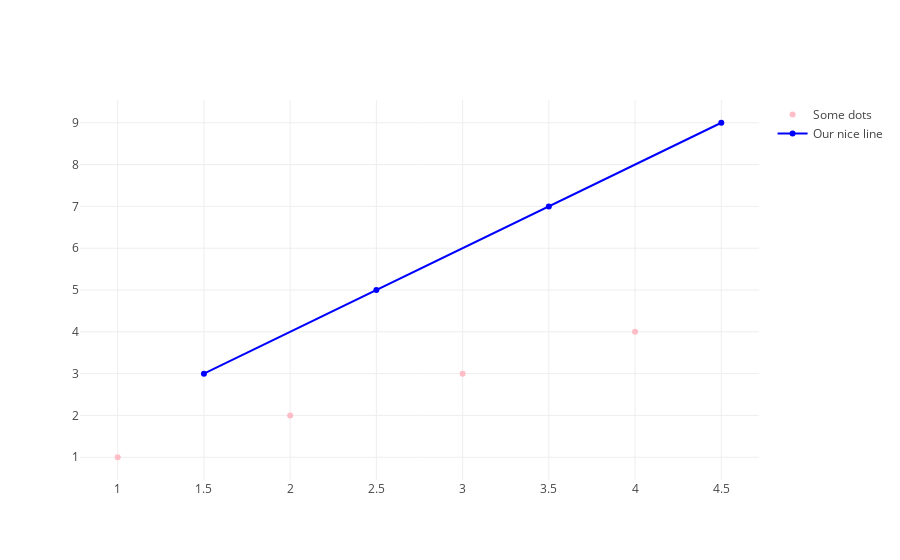

Source (notebook cell):
### Code cell
plotly.offline.iplot([
    trace0, trace1
])

### Figure 1 — Plotly figure (JSON) as saved in the notebook; plotly's stock layout.template omitted (floating-point values rounded to 4 significant figures)
{"data": [{"marker": {"color": "rgba(255, 182, 193, .9)"}, "mode": "markers", "name": "Some dots", "type": "scatter", "uid": "6304789e-d547-11e8-9024-34159e1c7ef8", "x": [1, 2, 3, 4], "y": [1, 2, 3, 4]}, {"marker": {"color": "blue"}, "name": "Our nice line", "type": "scatter", "uid": "63047bac-d547-11e8-ba30-34159e1c7ef8", "x": [1.5, 2.5, 3.5, 4.5], "y": [3, 5, 7, 9]}], "layout": {}}
